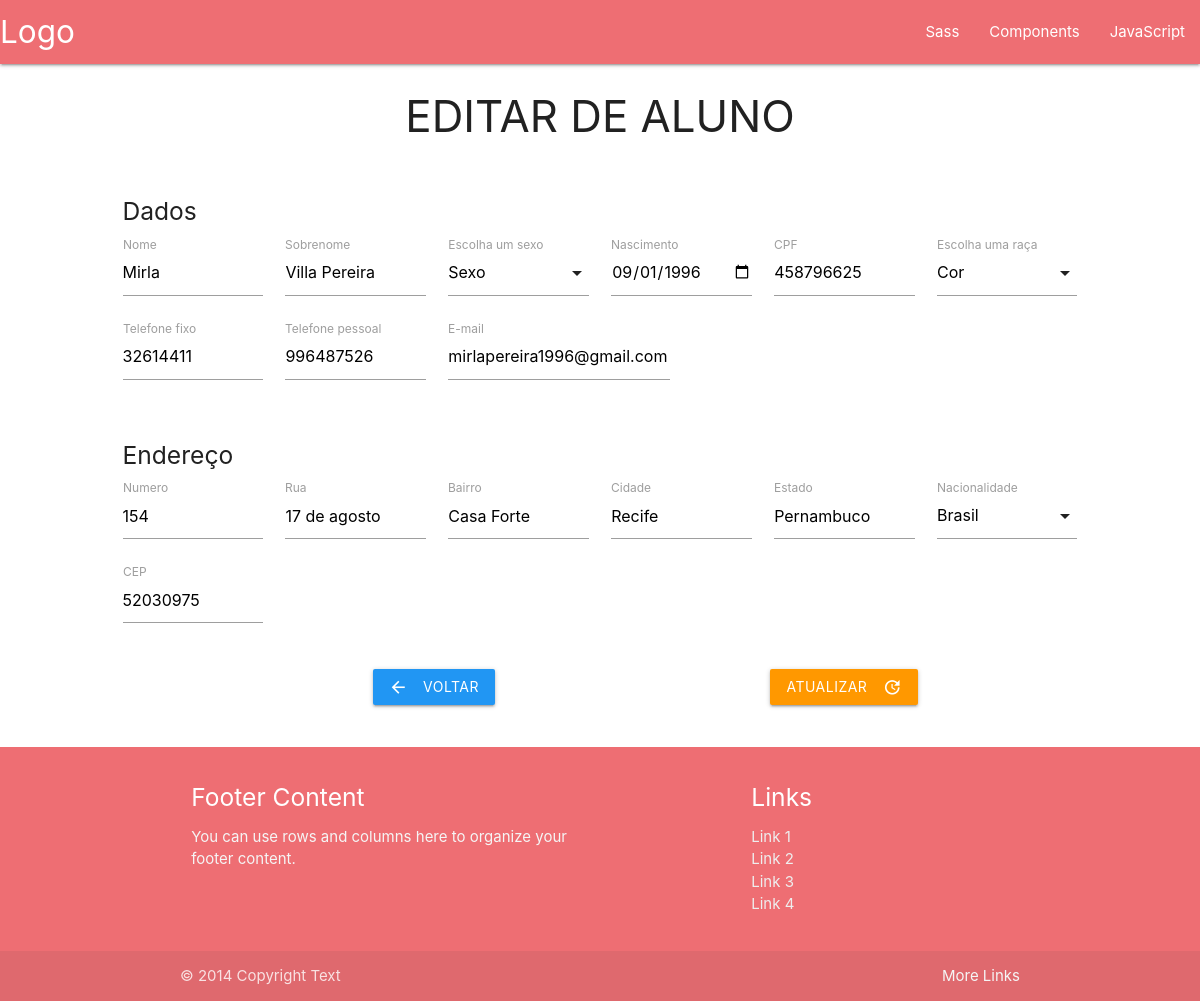
Page /view/editar-aluno.php?id=14 on the committed database.
### tables this page shows
CREATE TABLE IF NOT EXISTS `alunos` (
  `id_aluno` int(11) NOT NULL AUTO_INCREMENT,
  `matricula_aluno` varchar(255) DEFAULT NULL,
  `nome_aluno` varchar(32) NOT NULL,
  `sobrenome_aluno` varchar(24) NOT NULL,
  `nascimento_aluno` varchar(10) NOT NULL,
  `sexo_aluno` varchar(15) NOT NULL,
  `cpf_aluno` varchar(24) NOT NULL,
  `fone_fixo_aluno` varchar(24) NOT NULL,
  `fone_pessoal_aluno` varchar(24) NOT NULL,
  `email_aluno` varchar(35) NOT NULL,
  `cor_aluno` varchar(16) NOT NULL,
  `numero_endereco_aluno` varchar(12) NOT NULL,
  `rua_endereco_aluno` varchar(32) NOT NULL,
  `bairro_endereco_aluno` varchar(15) NOT NULL,
  `cidade_endereco_aluno` varchar(15) NOT NULL,
  `estado_endereco_aluno` varchar(15) NOT NULL,
  `pais_endereco_aluno` varchar(15) NOT NULL,
  `cep_endereco_aluno` varchar(15) NOT NULL,
  PRIMARY KEY (`id_aluno`)
);

### model/Aluno/AlunoDao.class.php (called while the page is built, shortened)
<?php
class AlunoDao implements InterfaceAluno {
    public function buscarAluno($id) {
        $db_conexao = new Database();
        $conn = $db_conexao->dbConexao();
        $stmt = $conn->prepare("SELECT `matricula_aluno`,
                    `nome_aluno`,
                    `sobrenome_aluno`,
                    `nascimento_aluno`,
                    `sexo_aluno`,
                    `cpf_aluno`,
                    `fone_fixo_aluno`,
                    `fone_pessoal_aluno`,
                    `email_aluno`,
                    `cor_aluno`,
                    `numero_endereco_aluno`,
                    `rua_endereco_aluno`,
                    `bairro_endereco_aluno`,
                    `cidade_endereco_aluno`,
                    `estado_endereco_aluno`,
                    `pais_endereco_aluno`,
                    `cep_endereco_aluno`
                    FROM `alunos` WHERE `id_aluno` = :ID");
        $stmt->bindParam(":ID", $id);
        try {
            $stmt->execute();
            return $result = $stmt->fetchAll(PDO::FETCH_ASSOC);
        } catch (Exception $e) {
            echo "Erro: ".$e;
        }
    }
}

### controller/AlunoController.class.php (called while the page is built, shortened)
<?php
include_once __DIR__ . '/../model/Aluno/AlunoDao.class.php';
class AlunoController implements InterfaceAluno {
    public function buscarAluno($id) {
        $buscar = new AlunoDao();
        return $buscar->buscarAluno($id);
    }
}

### view/editarAluno.view.php (the view, shortened to what this page needs)
<?php
foreach ($dadosAluno as $dado):
?>
    <div class="col l12 m12">
        <h5>Dados</h5>
    </div>
    <div class="input-field col l2 m2">
        <input type="text" name="nome" id="name" value="<?php echo $dado['nome_aluno']; ?>">
        <label for="name">Nome</label>
    </div>
    <div class="input-field col l2 m2">
        <input type="text" name="sobrenome" id="lastName" value="<?php echo $dado['sobrenome_aluno']; ?>">
        <label for="lastName">Sobrenome</label>
    </div>
    <div class="input-field col l2 m2">
        <label>Escolha um sexo</label>
    </div>
    <div class="input-field col l2 m2">
        <input type="date" name="nascimento" id="birthday" value="<?php echo $dado['nascimento_aluno']; ?>">
        <label for="birthday">Nascimento</label>
    </div>
    <div class="input-field col l2 m2">
        <input type="number" name="cpf" id="cpf" value="<?php echo $dado['cpf_aluno']; ?>">
        <label for="cpf">CPF</label>
    </div>
    <div class="input-field col l2 m2">
        <label>Escolha uma raça</label>
    </div>
    <div class="input-field col l2 m2">
        <input type="number" name="foneF" id="foneF" value="<?php echo $dado['fone_fixo_aluno']; ?>">
        <label for="foneF">Telefone fixo</label>
    </div>
    <div class="input-field col l2 m2">
        <input type="number" name="foneP" id="foneP" value="<?php echo $dado['fone_pessoal_aluno']; ?>">
        <label for="foneP">Telefone pessoal</label>
    </div>
    <div class="input-field col l3 m2">
        <input type="email" name="email" id="email" value="<?php echo $dado['email_aluno']; ?>">
        <label for="email">E-mail</label>
    </div>
<?php
endforeach;
?>

### view/editarEndereco.view.php (shortened to what this page needs)
<?php
foreach ($dadosAluno as $dado):
?>
    <div class="col l12 m12"></br>
        <h5>Endereço</h5>
    </div>
    <div class="input-field col l2 m2">
        <input type="text" name="numero" id="number" value="<?php echo $dado['numero_endereco_aluno']; ?>">
        <label for="number">Numero</label>
    </div>
    <div class="input-field col l2 m2">
        <input type="text" name="rua" id="streeat" value="<?php echo $dado['rua_endereco_aluno']; ?>">
        <label for="streeat">Rua</label>
    </div>
    <div class="input-field col l2 m2">
        <input type="text" name="bairro" id="neighborhood" value="<?php echo $dado['bairro_endereco_aluno']; ?>">
        <label for="neighborhood">Bairro</label>
    </div>
    <div class="input-field col l2 m2">
        <input type="text" name="cidade" id="city" value="<?php echo $dado['cidade_endereco_aluno']; ?>">
        <label for="city">Cidade</label>
    </div>
    <div class="input-field col l2 m2">
        <input type="text" name="estado" id="state" value="<?php echo $dado['estado_endereco_aluno']; ?>">
        <label for="state">Estado</label>
    </div>
    <div class="input-field col l2 m2">
        <label>Nacionalidade</label>
    </div>
    <div class="input-field col l2 m2">
        <input type="number" name="cep" id="cep"  value="<?php echo $dado['cep_endereco_aluno']; ?>">
        <label for="cep">CEP</label>
    </div>
<?php
endforeach;
?>

### rows in the picture
alunos: nome "Mirla", sobrenome "Villa Pereira", nascimento "09/01/1996", cpf "458796625", foneF "32614411", foneP "996487526", email "mirlapereira1996@gmail.com", numero "154", rua "17 de agosto", bairro "Casa Forte", cidade "Recife", estado "Pernambuco", cep "52030975"
